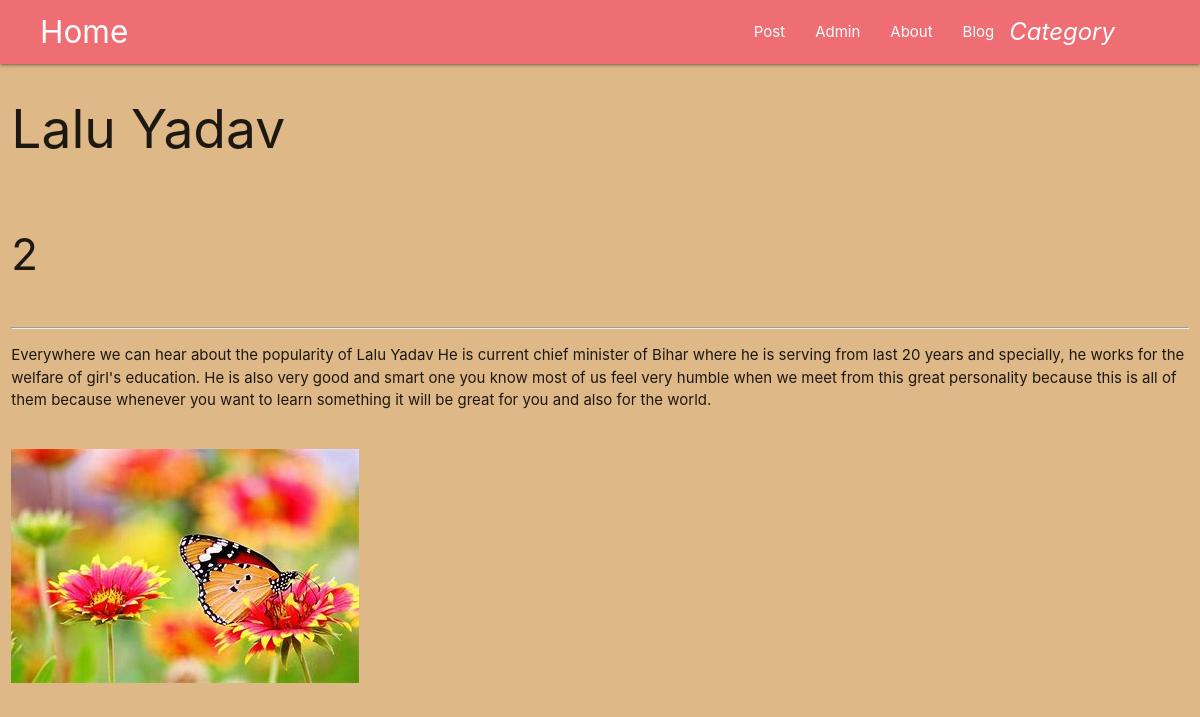
The app's page /readmore/2 with its own data.
### Blog/models.py (models this page shows, shortened)
class Post(models.Model):
    Post_id = models.AutoField(primary_key=True)
    Title = models.CharField(max_length=350)
    Post_content = models.TextField()
    Post_url = models.CharField(max_length=200)
    Post_image = models.ImageField(upload_to='PostImage')
    Post_date = models.DateTimeField(auto_now_add=True,null=True)
    Post_category_link = models.ForeignKey(BlogTitles,on_delete=models.CASCADE)

### Blog/views.py (the view)
# urls.py: path('readmore/<int:id>',read,name='readmore')
def read(request,id):
    urlValue = Post.objects.get(pk = id)
    return render(request,'read.html',{'urlValue':urlValue})

### Templates/BlogTemplate/read.html (shortened to what this page needs)
{% extends "base.html" %}
    {% block body %}
            <div class="row">
                <div class="col s12">
                    <h2>{{urlValue.Title}}</h2>
                    <br>
                    <h3>{{urlValue.Post_id}}</h3>
                    <br><hr>
                    <p>{{urlValue.Post_content}}</p>
                    <br>
                    <img src="/Media/{{urlValue.Post_image}}">
                </div>
            </div>
    {% endblock body %}

### records on screen
Post: Title "Lalu Yadav", Post_id "2", Post_content "Everywhere we can hear about the popularity of Lalu Yadav He is current chief minister of Bihar where he is serving from last 20 years and specially, he works for the welfare of girl's education. He is also very good and smart one you know most of us feel very humble when we meet from this great personality because this is all of them because whenever you want to learn something it will be great for you and also for the world.", Post_image (picture)
